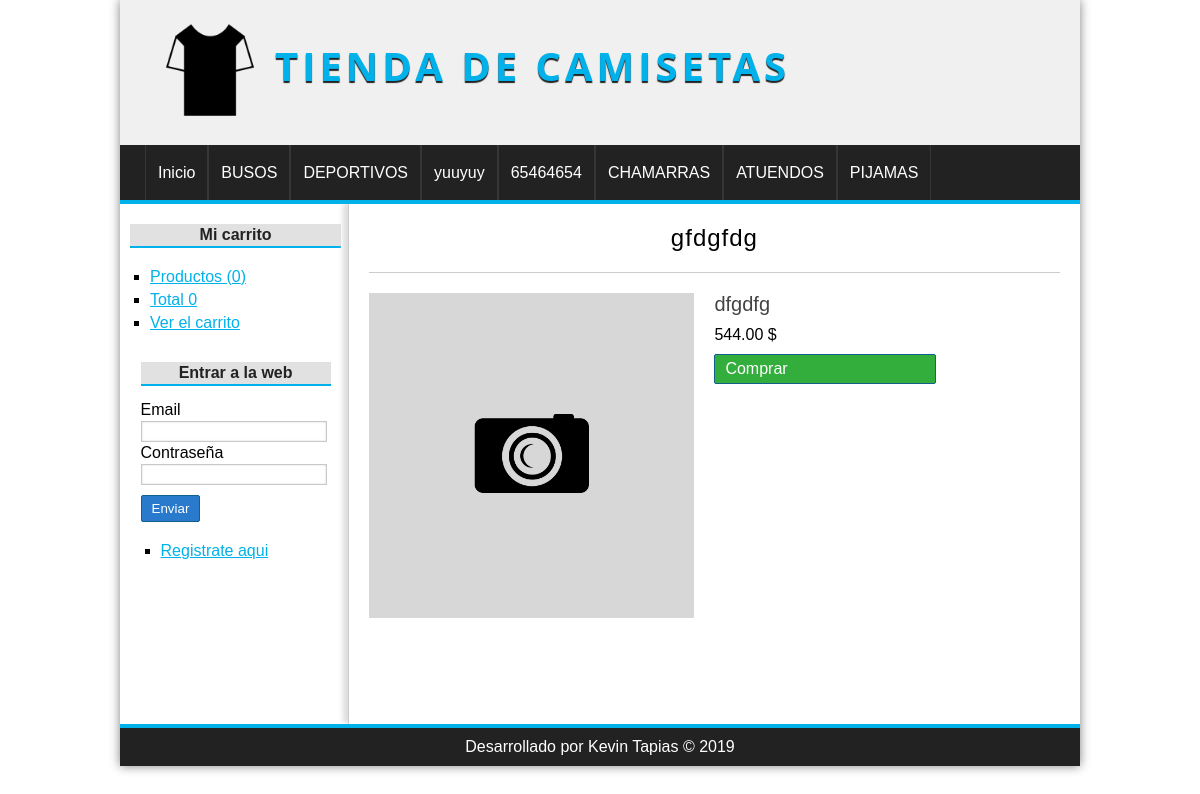
/producto/ver&id=24, run on the app's committed database.
### tables this page shows
CREATE TABLE `categorias` (
  `idcategoria` int(11) NOT NULL,
  `nombre` varchar(45) NOT NULL
);

CREATE TABLE `productos` (
  `idproducto` int(11) NOT NULL,
  `idcategoria` int(11) NOT NULL,
  `nombre` varchar(255) NOT NULL,
  `descripcion` text,
  `precio` float(100,2) DEFAULT NULL,
  `stock` int(11) NOT NULL,
  `oferta` varchar(2) DEFAULT NULL,
  `fecha` datetime NOT NULL,
  `imagen` varchar(255) DEFAULT NULL
);

### config/db.php (called while the page is built)
<?php
class Database{
    public static function connect(){
        $db = new mysqli(
            "localhost",
            "root",
            "",
            "tiendamaster"
        );
        $db->query("SET NAMES 'utf8'");
        return $db;
    }
}

### helpers/utils.php (called while the page is built, shortened)
<?php
    require_once 'models/categoria.php';
    class Utils{
        public static function showCategorias(){
            $categoria = new Categoria();
            $categorias = $categoria->listar();
            return $categorias;
        }
    }
?>

### models/categoria.php (called while the page is built, shortened)
<?php
    class Categoria{
        private   $db;
        public  function __construct(){
            $this->db  =  Database::connect();
        }
        public function listar(){
            $categorias = $this->db->query("SELECT * FROM categorias ORDER BY idcategoria DESC");
            return $categorias;
        }
    }
?>

### controllers/ProductoController.php (called while the page is built, shortened)
<?php
require_once 'models/producto.php';
class productoController{
    public function ver(){
        if (isset($_GET['id'])) {
            $id = $_GET['id'];
            $producto = new Producto();
            $producto->setIdproducto($id);
            $pro = $producto->mostrar();
        }
        require_once 'views/producto/ver.php';
    }
}

### models/producto.php (called while the page is built, shortened)
<?php
    class Producto{
        private $idproducto;
        private   $db;
        public  function __construct(){
            $this->db  =  Database::connect();
        }
        public function setIdproducto($idproducto)
        {
                $this->idproducto = $this->db->real_escape_string($idproducto);
                return $this;
        }
        public function mostrar(){
                $producto = $this->db->query("SELECT * FROM productos WHERE idproducto = {$this->idproducto}");
                return $producto->fetch_object();
        }
    }

### views/producto/ver.php (the view)
<?php if (isset($pro)): ?>
    <h1><?=$pro->nombre?></h1>
    <div id="detail-product">
        <div class="image">
            <?php if($pro->imagen != null): ?>
                <img src="<?=base_url?>uploads/images/<?=$pro->imagen?>" alt="camisa">
            <?php else: ?>
                <img src="<?=base_url?>assets/emptyimg.png" alt="camisa">
            <?php endif; ?>
        </div>
        <div class="data">
            <p class="description"><?=$pro->descripcion?></p>
            <p class="price"><?=$pro->precio?> $</p>
            <a class="button" href="<?=base_url?>carrito/add&id=<?=$pro->idproducto?>">Comprar</a>
        </div>
    </div>
<?php else:?>
    <h1>El producto no existe</h1>
<?php endif;?>

### views/layout/header.php (shortened to what this page needs)
<?php
 require_once 'helpers/utils.php';
?>
<!DOCTYPE html>
<html lang="es">
<head>
    <link rel="stylesheet" href="<?=base_url?>assets/css/styles.css">
</head>
<body>
    <div id="container">
        <header id="header">
            <div id="logo">
                <img src="<?=base_url?>assets/camisa.png" alt="camiseta">
                <a href="<?=base_url?>">
                Tienda de Camisetas</a>
            </div>
        </header>
        <?php $categorias =  Utils::showCategorias() ?>
        <nav id="menu">
            <ul>
                <li>
                    <a href="<?=base_url?>">Inicio</a>
                </li>
            <?php while($cat = $categorias->fetch_object()): ?>
                <li>
                    <a href="<?=base_url?>categoria/ver&id=<?=$cat->idcategoria?>"><?=$cat->nombre?></a>
                </li>
              <?php endwhile;?>
            </ul>
        </nav>
        <div id="content">

### assets/css/styles.css (style rules this page uses)
* { padding: 0px; margin: 0px; font-family: sans-serif, Arial, Helvetica; }
a { color: #01b1EA; }
#container { width: 80%; margin: 0px auto; box-shadow: 0px 0px 10px gray; background: white; }
#header { height: 145px; background: #F0F0F0; height: 145px; }
#logo { float: left; padding: 20px; margin-left: 20px; }
#logo img { float: left; height: 100px; }
#logo a { float: left; font-size: 40px; letter-spacing: 4px; font-family: 'Open Sans', Arial, Helvetica, sans-serif; text-transform: uppercase; color: #01B1EA; font-weight: bold; text-decoration: none; margin-top: 18px; margin-left: 15px; text-shadow: 0px 2px 1px #222; transition: all 300ms; }
#menu { clear: both; background: #222; color: white; height: 55px; border-bottom: 4px solid #01B1EA; }
#menu ul { list-style: none; text-decoration: none; margin: 0px auto; margin-left: 25px; }
#menu ul li { line-height: 55px; float: left; border-right: 1px solid #363636; }
#menu a { display: block; color: white; text-decoration: none; padding-left: 12px; padding-right: 12px; transition: all 200ms; }
#menu a:first-child { border-left: 1px solid #363636; }
#content { margin:0px auto; overflow: hidden; background: white; }
input[type="button"], input[type="submit"], button, .button { display:block; border-radius: 2px; width: auto; padding:5px; padding-left: 10px; padding-right: 10px; color: white; background: #2979CD; border: 1px solid #11608E; cursor: pointer; }
.button { background: #33AE3D; color: white !important; text-decoration: none; }
#central h1 { font-size: 24px; text-align: center; font-weight: normal; letter-spacing: 1px; border-bottom: 1px solid #ccc; margin-bottom :20px; padding: 20px; }
#detail-product { width: 100%; }
#detail-product .image { display: block; width: 47%; float: left; }
#detail-product img { display: block; width: 100%; float: left; }
#detail-product .data { width: 50%; float: right; }
#detail-product .description { margin-bottom: 10px; font-size: 20px; color: #444; }
#detail-product .price { margin-bottom: 10px; }
#detail-product .button { width: 200px; }

### data on the page
categorias: nombre "BUSOS"
categorias: nombre "DEPORTIVOS"
categorias: nombre "yuuyuy"
categorias: nombre "65464654"
categorias: nombre "CHAMARRAS"
categorias: nombre "ATUENDOS"
categorias: nombre "PIJAMAS"
productos: nombre "gfdgfdg", descripcion "dfgdfg", precio "544.00"

### other printed values
$stats['count'] "0"
$stats['total'] "0"
